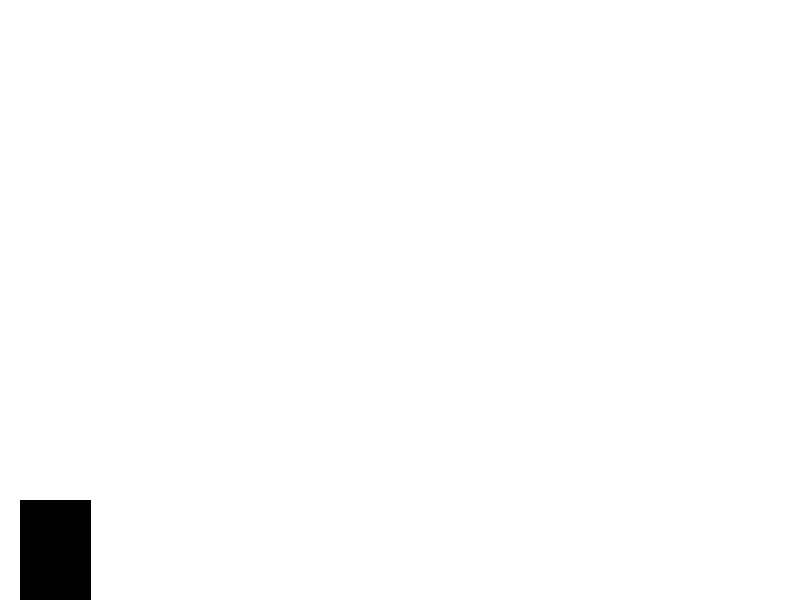
Frame 1 (no input)
Frame 60 (the mouse pressed at the canvas centre just before this capture): identical to frame 1, image omitted
Frame 120 (the mouse held since frame 60 and released just before this capture): identical to frame 1, image omitted

The Processing sketch that drew this single still picture (run headless with seeded random() and noise(); from frame 60 on, the mouse is pressed at the canvas centre):

// Processing sketch: dino_game
// ── dino_game.pde
Dino d;
ArrayList<Cactus> cacti = new ArrayList<Cactus>();

void setup() {
  size(800, 600);
  d = new Dino();
}

void draw() {
  background(255);
  d.update();
  d.display();
  
  for (Cactus c : cacti) {
    c.update();
    c.display();
  }
}

void keyPressed() {
  if (key == ' ') {
    d.jump();
  }
  if (key == 'c') {
    cacti.add(new Cactus()); 
  }
}

// ── Cactus_.pde
class Cactus {
  PVector pos;
  float w, h;
  float speed;

  Cactus() {
    w = 30;
    h = 60;
    pos = new PVector(width, 500); 
    speed = 5;
  }

  void update() {
    pos.x -= speed;
  }

  void display() {
    fill(0, 200, 0);
    rect(pos.x, pos.y, w, h);
  }
}

// ── Dino.pde
class Dino {
  PVector pos, vel, g;
  float w, h, jumpSpeed;
  boolean canJump;  

  Dino() {
    pos = new PVector(20, 500);
    vel = new PVector(0, 0);
    w = 70;
    h = 100;
    g = new PVector(0, 0.3);
    jumpSpeed = 12;
    canJump = true;  
  }

  void display() {
    fill(0);
    rect(pos.x, pos.y, w, h);
  }

  void update() {
    pos.add(vel);
    vel.add(g);

    
    if (pos.y > 500) {
      pos.y = 500;
      vel.y = 0;
      canJump = true;  
    }
  }

  void jump() {
    if (canJump) {      
      vel.y = -jumpSpeed;
      canJump = false;   
    }
  }
}
